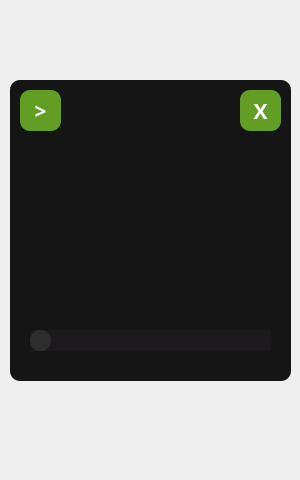
<?xml version="1.0" encoding="UTF-8"?>
<ui version="4.0">
 <class>MainWindow</class>
 <widget class="QMainWindow" name="MainWindow">
  <property name="geometry">
   <rect>
    <x>0</x>
    <y>0</y>
    <width>300</width>
    <height>480</height>
   </rect>
  </property>
  <property name="minimumSize">
   <size>
    <width>300</width>
    <height>480</height>
   </size>
  </property>
  <property name="maximumSize">
   <size>
    <width>300</width>
    <height>480</height>
   </size>
  </property>
  <property name="sizeIncrement">
   <size>
    <width>300</width>
    <height>480</height>
   </size>
  </property>
  <property name="baseSize">
   <size>
    <width>300</width>
    <height>480</height>
   </size>
  </property>
  <property name="windowTitle">
   <string>MainWindow</string>
  </property>
  <property name="styleSheet">
   <string notr="true"/>
  </property>
  <widget class="QWidget" name="centralwidget">
   <widget class="QLabel" name="logo">
    <property name="geometry">
     <rect>
      <x>20</x>
      <y>20</y>
      <width>261</width>
      <height>131</height>
     </rect>
    </property>
    <property name="autoFillBackground">
     <bool>false</bool>
    </property>
    <property name="styleSheet">
     <string notr="true">image: url(:/new/prefix1/img/apple.png);</string>
    </property>
    <property name="text">
     <string/>
    </property>
    <property name="scaledContents">
     <bool>false</bool>
    </property>
   </widget>
   <widget class="QWidget" name="giriswidget" native="true">
    <property name="geometry">
     <rect>
      <x>10</x>
      <y>80</y>
      <width>281</width>
      <height>301</height>
     </rect>
    </property>
    <property name="styleSheet">
     <string notr="true">border-radius: 10px;
background-color: rgb(22, 21, 22);</string>
    </property>
    <widget class="QPushButton" name="pushButton">
     <property name="geometry">
      <rect>
       <x>30</x>
       <y>270</y>
       <width>221</width>
       <height>21</height>
      </rect>
     </property>
     <property name="styleSheet">
      <string notr="true">color: rgb(255, 255, 255);</string>
     </property>
     <property name="text">
      <string/>
     </property>
    </widget>
    <widget class="QLabel" name="progresslabel">
     <property name="geometry">
      <rect>
       <x>20</x>
       <y>250</y>
       <width>241</width>
       <height>21</height>
      </rect>
     </property>
     <property name="styleSheet">
      <string notr="true">
	color: rgb(255, 255, 255);
	background-color: rgb(27, 25, 27);
border-radius: 3px;
</string>
     </property>
     <property name="text">
      <string/>
     </property>
    </widget>
    <widget class="QLabel" name="labelchunk">
     <property name="geometry">
      <rect>
       <x>20</x>
       <y>250</y>
       <width>21</width>
       <height>21</height>
      </rect>
     </property>
     <property name="styleSheet">
      <string notr="true">	 background-color: rgb(45, 45, 45);</string>
     </property>
     <property name="text">
      <string/>
     </property>
    </widget>
    <widget class="QLabel" name="a1">
     <property name="geometry">
      <rect>
       <x>0</x>
       <y>310</y>
       <width>281</width>
       <height>21</height>
      </rect>
     </property>
     <property name="font">
      <font>
       <family>Rajdhani</family>
       <pointsize>14</pointsize>
       <weight>75</weight>
       <bold>true</bold>
      </font>
     </property>
     <property name="styleSheet">
      <string notr="true">color: rgb(255, 255, 255);</string>
     </property>
     <property name="text">
      <string>Sign in with your account.</string>
     </property>
     <property name="alignment">
      <set>Qt::AlignCenter</set>
     </property>
    </widget>
    <widget class="QLabel" name="a2">
     <property name="geometry">
      <rect>
       <x>0</x>
       <y>335</y>
       <width>281</width>
       <height>21</height>
      </rect>
     </property>
     <property name="font">
      <font>
       <family>Rajdhani</family>
       <pointsize>9</pointsize>
       <weight>50</weight>
       <bold>false</bold>
      </font>
     </property>
     <property name="styleSheet">
      <string notr="true">color: rgb(255, 255, 255);</string>
     </property>
     <property name="text">
      <string>Sign in with your email and password.</string>
     </property>
     <property name="alignment">
      <set>Qt::AlignCenter</set>
     </property>
    </widget>
    <widget class="QLineEdit" name="m1">
     <property name="geometry">
      <rect>
       <x>20</x>
       <y>370</y>
       <width>231</width>
       <height>31</height>
      </rect>
     </property>
     <property name="styleSheet">
      <string notr="true">color: rgb(255, 255, 255);background-color: rgb(44, 46, 56);</string>
     </property>
    </widget>
    <widget class="QLineEdit" name="m2">
     <property name="geometry">
      <rect>
       <x>20</x>
       <y>410</y>
       <width>231</width>
       <height>31</height>
      </rect>
     </property>
     <property name="styleSheet">
      <string notr="true">color: rgb(255, 255, 255);background-color: rgb(44, 46, 56);</string>
     </property>
    </widget>
   </widget>
   <widget class="QLabel" name="loading">
    <property name="geometry">
     <rect>
      <x>-120</x>
      <y>150</y>
      <width>321</width>
      <height>141</height>
     </rect>
    </property>
    <property name="styleSheet">
     <string notr="true"/>
    </property>
    <property name="text">
     <string/>
    </property>
   </widget>
   <widget class="QPushButton" name="close">
    <property name="geometry">
     <rect>
      <x>240</x>
      <y>90</y>
      <width>41</width>
      <height>41</height>
     </rect>
    </property>
    <property name="font">
     <font>
      <family>Rajdhani</family>
      <pointsize>16</pointsize>
      <weight>75</weight>
      <bold>true</bold>
     </font>
    </property>
    <property name="cursor">
     <cursorShape>PointingHandCursor</cursorShape>
    </property>
    <property name="styleSheet">
     <string notr="true">border-radius: 10px;
color: rgb(255, 255, 255);
background-color: rgb(98, 158, 35);</string>
    </property>
    <property name="text">
     <string>X</string>
    </property>
   </widget>
   <widget class="QPushButton" name="login">
    <property name="geometry">
     <rect>
      <x>20</x>
      <y>90</y>
      <width>41</width>
      <height>41</height>
     </rect>
    </property>
    <property name="font">
     <font>
      <family>Rajdhani</family>
      <pointsize>16</pointsize>
      <weight>75</weight>
      <bold>true</bold>
     </font>
    </property>
    <property name="cursor">
     <cursorShape>PointingHandCursor</cursorShape>
    </property>
    <property name="styleSheet">
     <string notr="true">border-radius: 10px;
color: rgb(255, 255, 255);
background-color: rgb(98, 158, 35);</string>
    </property>
    <property name="text">
     <string>&gt;</string>
    </property>
   </widget>
   <zorder>giriswidget</zorder>
   <zorder>logo</zorder>
   <zorder>loading</zorder>
   <zorder>close</zorder>
   <zorder>login</zorder>
  </widget>
 </widget>
 <resources/>
 <connections/>
</ui>
